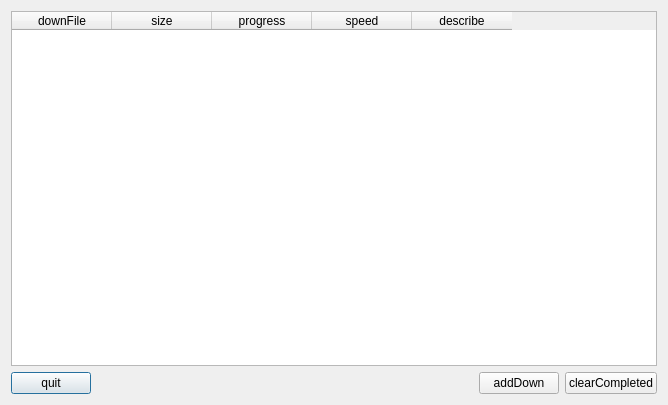
<?xml version="1.0" encoding="UTF-8"?>
<ui version="4.0">
 <class>DownTaskDialog</class>
 <widget class="QDialog" name="DownTaskDialog">
  <property name="geometry">
   <rect>
    <x>0</x>
    <y>0</y>
    <width>668</width>
    <height>405</height>
   </rect>
  </property>
  <property name="windowTitle">
   <string>TaskDownload</string>
  </property>
  <layout class="QGridLayout" name="gridLayout">
   <item row="0" column="0">
    <widget class="QTableWidget" name="tableWidget">
     <attribute name="horizontalHeaderHighlightSections">
      <bool>true</bool>
     </attribute>
     <attribute name="verticalHeaderVisible">
      <bool>false</bool>
     </attribute>
     <column>
      <property name="text">
       <string>downFile</string>
      </property>
     </column>
     <column>
      <property name="text">
       <string>size</string>
      </property>
     </column>
     <column>
      <property name="text">
       <string>progress</string>
      </property>
     </column>
     <column>
      <property name="text">
       <string>speed</string>
      </property>
     </column>
     <column>
      <property name="text">
       <string>describe</string>
      </property>
     </column>
    </widget>
   </item>
   <item row="1" column="0">
    <layout class="QHBoxLayout" name="horizontalLayout_2">
     <item>
      <widget class="QPushButton" name="pushButton">
       <property name="text">
        <string>quit</string>
       </property>
      </widget>
     </item>
     <item>
      <spacer name="horizontalSpacer">
       <property name="orientation">
        <enum>Qt::Horizontal</enum>
       </property>
       <property name="sizeHint" stdset="0">
        <size>
         <width>40</width>
         <height>20</height>
        </size>
       </property>
      </spacer>
     </item>
     <item>
      <layout class="QHBoxLayout" name="horizontalLayout">
       <item>
        <widget class="QPushButton" name="addDownPushButton">
         <property name="text">
          <string>addDown</string>
         </property>
        </widget>
       </item>
       <item>
        <widget class="QPushButton" name="clearPushButton">
         <property name="text">
          <string>clearCompleted</string>
         </property>
        </widget>
       </item>
      </layout>
     </item>
    </layout>
   </item>
  </layout>
 </widget>
 <resources/>
 <connections/>
</ui>
